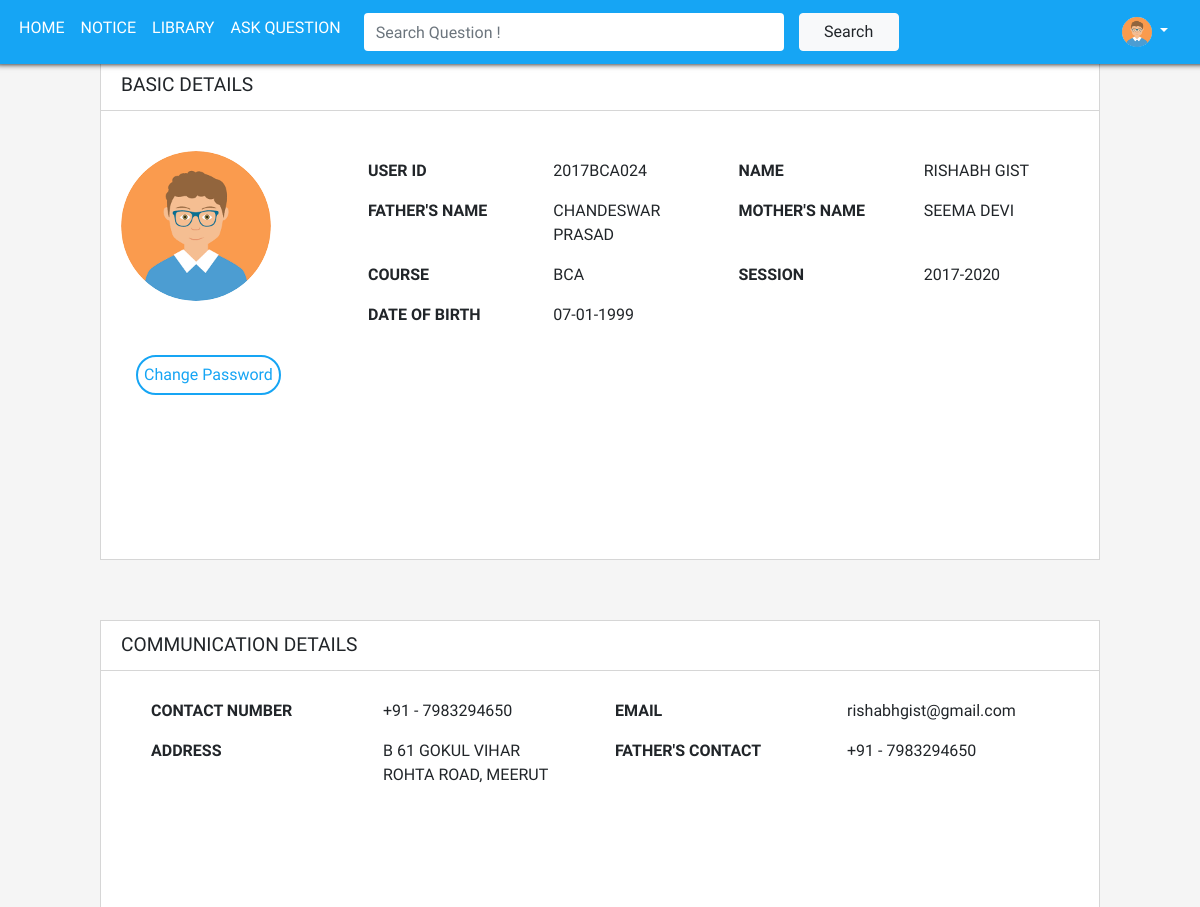
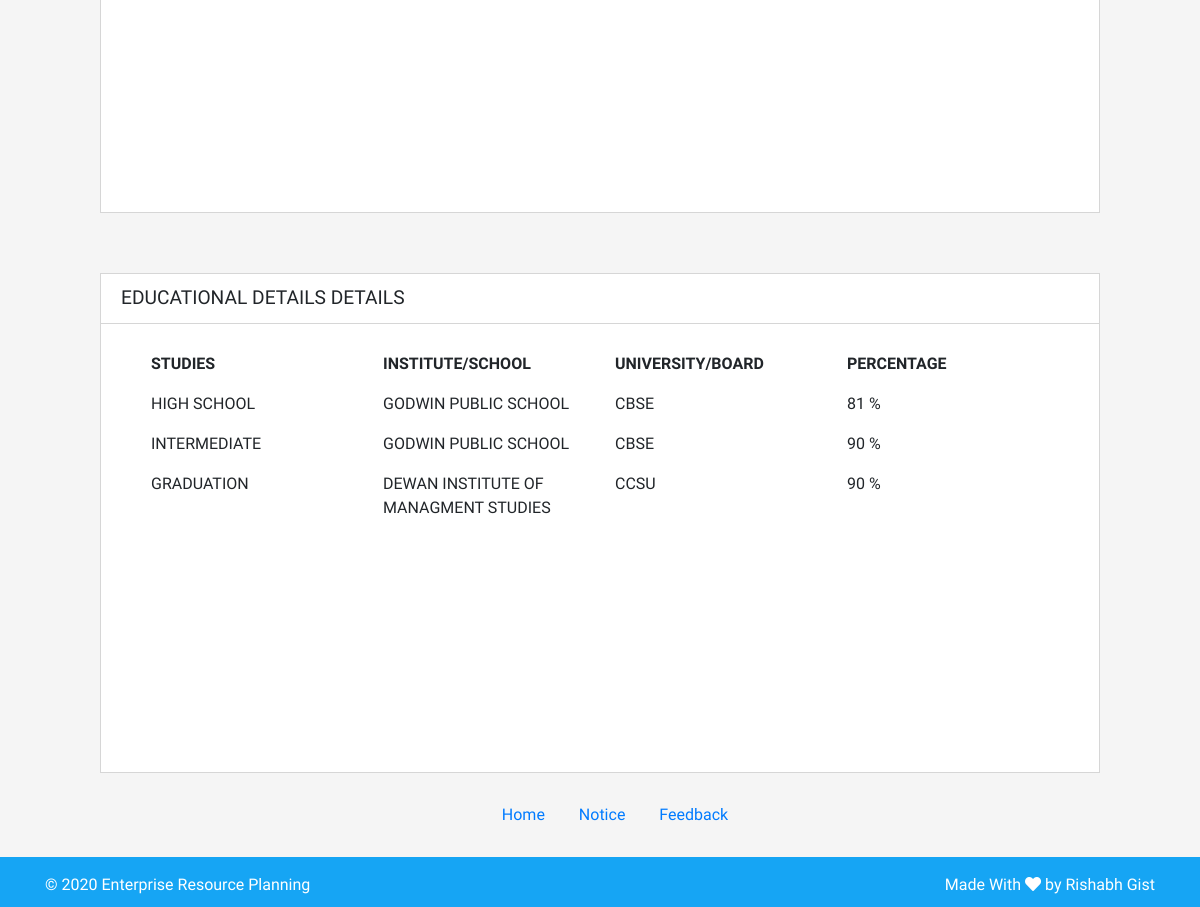
Screenshot of /profile.php (signed in) with the database file from the repository (2 pictures, top to bottom).
### tables this page shows
CREATE TABLE IF NOT EXISTS `userdata` (
  `id` int(100) NOT NULL AUTO_INCREMENT,
  `loginId` varchar(100) NOT NULL,
  `course` varchar(100) NOT NULL,
  `fname` varchar(200) NOT NULL,
  `lname` varchar(100) NOT NULL,
  `father` varchar(100) NOT NULL,
  `mother` varchar(100) NOT NULL,
  `email` varchar(100) NOT NULL,
  `mobile` varchar(255) NOT NULL,
  `dob` varchar(50) NOT NULL,
  `session_from` varchar(100) DEFAULT NULL,
  `session_to` varchar(100) DEFAULT NULL,
  `address1` varchar(100) NOT NULL,
  `address2` varchar(100) NOT NULL,
  PRIMARY KEY (`id`),
  UNIQUE KEY `loginId` (`loginId`)
);

CREATE TABLE IF NOT EXISTS `education` (
  `id` int(11) NOT NULL AUTO_INCREMENT,
  `loginId` varchar(100) NOT NULL,
  `highschool_school` varchar(100) NOT NULL,
  `highschool_board` varchar(100) NOT NULL,
  `highschool_percent` varchar(100) NOT NULL,
  `inter_school` varchar(100) NOT NULL,
  `inter_board` varchar(100) NOT NULL,
  `inter_percent` varchar(100) NOT NULL,
  `grad_school` varchar(100) NOT NULL,
  `grad_board` varchar(100) NOT NULL,
  `grad_percent` varchar(100) NOT NULL,
  PRIMARY KEY (`id`),
  UNIQUE KEY `loginId` (`loginId`)
);

### profile.php (the view, shortened to what this page needs)
<?php
include 'includes/header.php';
include 'includes/nav.php';
$user = $_SESSION['username'];
$role = $_SESSION['role'];
if ($_SESSION['username']) {
                $query = "SELECT * FROM userdata WHERE loginId='$user'";
                $result = mysqli_query($con,$query);
                $user_detail = mysqli_fetch_assoc($result);
                $userid = $user_detail['loginId'];
                $fname = $user_detail['fname'];
                $lname = $user_detail['lname'];
                $father = $user_detail['father'];
                $mother = $user_detail['mother'];
                $course = $user_detail['course'];
                $dob = $user_detail['dob'];
                $email = $user_detail['email'];
                $mobile = $user_detail['mobile'];
                if ($role == "student") {
                	$sessionf= $user_detail['session_from'];
                	$sessiont= $user_detail['session_to'];
                }
                $address1 = $user_detail['address1'];
                $address2 = $user_detail['address2'];
                $query2 = "SELECT * FROM education WHERE loginId='$user'";
                $result2 = mysqli_query($con,$query2);
                $edu_detail = mysqli_fetch_assoc($result2);
                $highschool_school = $edu_detail['highschool_school'];
				$highschool_board = $edu_detail['highschool_board'];
				$highschool_percent = $edu_detail['highschool_percent'];
				$inter_board = $edu_detail['inter_board'];
				$inter_school = $edu_detail['inter_school'];
				$inter_percent = $edu_detail['inter_percent'];
				$grad_school = $edu_detail['grad_school'];
				$grad_board = $edu_detail['grad_board'];
				$grad_percent = $edu_detail['grad_percent'];
        }else{
            header('Location:error');
            $_SESSION['profile_error'] = "Profile not found";
        }
?>
<div class="basic-details">
	<div class="profile-div">
	        <span class="profile-heading">Basic Details</span>
	</div>
	<div class="profile-detail">
		<div class="row">
		<div class="col-md-3">
		<img src="img/profile.png" class="profile-pic">
	    </div>
	    	<div class="col-md-9">
	    		<div class="row">
	    			<div class="col-sm-3 title">User Id</div>
	    			<div class="col-sm-3 data"><?php echo $userid ?></div>
	    			<div class="col-sm-3 title">Name</div>
	    			<div class="col-sm-3 data"><?php echo $fname.' '.$lname ?></div>
	    		</div>
	    		<div class="row">
	    			<div class="col-md-3 title">Father's Name</div>
	    			<div class="col-md-3 data"><?php echo $father ?></div>
	    			<div class="col-md-3 title">Mother's Name</div>
	    			<div class="col-md-3 data"><?php echo $mother ?></div>
	    		</div>
	    		<div class="row">
	    			<div class="col-md-3 title">Course</div>
	    			<div class="col-md-3 data"><?php echo $course ?></div>
	    			<?php
	    			if ($role == "student") {
	    			?>
	    				<div class="col-md-3 title">Session</div>
	    				<div class="col-md-3 data"><?php echo $sessionf.'-'.$sessiont?></div>
	    			<?php
	    			}
	    			 ?>
	    		</div>
	    		<div class="row">
	    			<div class="col-md-3 title">Date of Birth</div>
	    			<div class="col-md-3 data"><?php echo $dob ?></div>
	    		</div>
	    	</div>
	    </div>
	</div>
	<div class="row" style="margin: auto">
		<div class="col-3">
		<button class="btn-profile btn-change" onclick="formactive();" id="cng-btn">Change Password</button>
		</div>
	</div>
 </div>
 <div class="basic-details">
	<div class="profile-div">
        <span class="">Communication Details</span>
	</div>
    <div class="container-com">
    	<div class="row">
    		<div class="col-md-3 title">Contact Number </div>
    		<div class="col-md-3 data">+91 - <?php echo $mobile ?> </div>
    		<div class="col-md-3 title">Email</div>
    		<div class="col-md-3 data email"><?php echo $email ?></div>
    	</div>
    	<div class="row">
    		<div class="col-md-3 title">Address</div>
    		<div class="col-md-3 data"><?php echo $address1 ?> <br> <?php echo $address2 ?> </div>
    		<div class="col-md-3 title">Father's Contact</div>
    		<div class="col-md-3 data">+91 - <?php echo $mobile ?></div>
    	</div>
    </div>
 </div>
<div class="basic-details">
	<div class="profile-div">
        <span>Educational Details Details</span>
	</div>
	<div class="container-edu">
		<div class="row">
			<div class="col-md-3 title">Studies</div>
			<div class="col-md-3 title">Institute/School</div>
			<div class="col-md-3 title">University/Board</div>
			<div class="col-md-3 title">Percentage</div>
		</div>
		<div class="row">
			<div class="col-md-3 data">High School</div>
			<div class="col-md-3 data"><?php echo $highschool_school ?></div>
			<div class="col-md-3 data"><?php echo $highschool_board ?></div>
			<div class="col-md-3 data"><?php echo $highschool_percent ?> %</div>
		</div>
		<div class="row">
			<div class="col-md-3 data">Intermediate</div>
			<div class="col-md-3 data"><?php echo $inter_school ?></div>
			<div class="col-md-3 data"><?php echo $inter_board ?></div>
			<div class="col-md-3 data"><?php echo $inter_percent ?> %</div>
		</div>
		<div class="row">
			<div class="col-md-3 data">Graduation</div>
			<div class="col-md-3 data"><?php echo $grad_school ?></div>
			<div class="col-md-3 data"><?php echo $grad_board ?></div>
			<div class="col-md-3 data"><?php echo $grad_percent ?> %</div>
		</div>
	</div>
 </div>
<?php include 'includes/footer.php'; ?>

### css/style.css (style rules this page uses)
html { margin: 0; height: 100%; }
body { position: relative; min-height: 100%; min-height: 100vh; }
.bg { background-color: #f5f5f5; font-family: 'Ubuntu', sans-serif; }
.btn-profile { width:120px; height: 40px; border-radius: 30px; border:2px solid #16a5f4; background:none; color: #16a5f4; }
.basic-details { margin:8%; }
.basic-details { background-color: #fff; border: 1px solid #d6d6d6; height: 500px ; width: 1000px; margin:auto; margin-top: 5% }
.profile-div { background-color: #fff; width: 100%; padding: 10px 20px; border-bottom: 1px solid #d6d6d6; font-size: 1.2rem; font-family:'Quicksand', sans-serif; text-transform: uppercase; }
.profile-pic { border-radius: 50%; width: 150px; }
.profile-detail { background-color: #fff; width: 100%; padding: 10px 20px; text-transform: uppercase; margin-top: 30px; }
.title { margin: 8px 0; font-weight: bold; }
.data { margin: 8px 0; }
.btn-change { width: auto; margin: 10px 20px; }
.container-com { padding: 20px 50px; text-transform: uppercase; }
.data.email { margin: 8px 0; text-transform: lowercase; }
.container-edu { padding: 20px 50px; text-transform: uppercase; }

### rows the page displays
userdata: loginId "2017BCA024", fname "RISHABH", lname "GIST", father "CHANDESWAR PRASAD", mother "SEEMA DEVI", course "BCA", session_from "2017", session_to "2020", dob "07-01-1999", mobile "7983294650", email "rishabhgist@gmail.com", address1 "B 61 GOKUL VIHAR", address2 "ROHTA ROAD, MEERUT"
education: highschool_school "GODWIN PUBLIC SCHOOL", highschool_board "CBSE", highschool_percent "81", inter_school "GODWIN PUBLIC SCHOOL", inter_board "CBSE", inter_percent "90", grad_school "DEWAN INSTITUTE OF MANAGMENT STUDIES", grad_board "CCSU", grad_percent "90"
